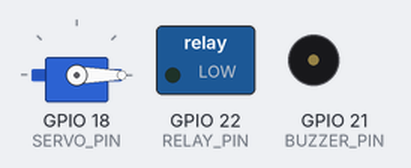
A sketch run on a simulated ESP32. Shown: servo, switched loads named in the sketch (green lamp = pin HIGH), buzzer (waves = sounding, pin HIGH). What the sketch prints to the serial monitor is not drawn.

Above: at 0.05 s.
Timing chart, 0 to 5.2 s (numbered marks = the images above):
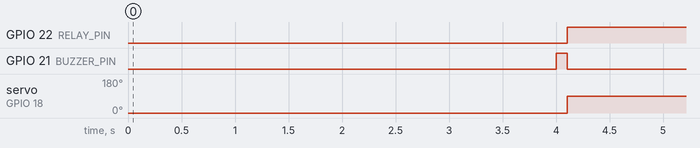

The sketch:

Smart_Door_System.ino
```cpp
/*
  Smart Door System - Technosankalp Solutions
  Uses RFID scanner and Servo Motor to authenticate and unlock a door lock.
*/

#include <ESP32Servo.h>

const int SERVO_PIN = 18;
const int RFID_SS_PIN = 5;
const int BUZZER_PIN = 21;
const int RELAY_PIN = 22;

Servo doorServo;

void setup() {
  Serial.begin(115200);
  pinMode(BUZZER_PIN, OUTPUT);
  pinMode(RELAY_PIN, OUTPUT);
  doorServo.attach(SERVO_PIN);
  doorServo.write(0); // Locked position

  Serial.println("=========================================");
  Serial.println("  TECHNOSANKALP SMART DOOR SYSTEM V1.0  ");
  Serial.println("=========================================");
  Serial.println("[SYSTEM] Initializing RC522 RFID reader...");
  Serial.println("[SYSTEM] System Armed. Present RFID card.");
}

void loop() {
  // Simulated main loop for demonstration
  static unsigned long lastCheck = 0;
  if (millis() - lastCheck > 4000) {
    lastCheck = millis();
    Serial.println("[EVENT] RFID Card Detected: Tag ID 84:A2:39:FF");
    Serial.println("[SECURITY] Access Granted! Unlocking Servo...");

    digitalWrite(BUZZER_PIN, HIGH);
    delay(100);
    digitalWrite(BUZZER_PIN, LOW);

    doorServo.write(90); // Unlock
    digitalWrite(RELAY_PIN, HIGH);
    delay(3000);

    Serial.println("[SECURITY] Relocking door...");
    doorServo.write(0); // Lock
    digitalWrite(RELAY_PIN, LOW);
  }
}
```

Measured:
- by itself, GPIO 22 (RELAY_PIN): alternates HIGH for 3.0 s and LOW for 1.0 s
- by itself, GPIO 21 (BUZZER_PIN): alternates HIGH for 0.10 s and LOW for 3.9 s
- by itself, servo on GPIO 18 (SERVO_PIN): alternates 90° for 3.0 s and 0° for 1.0 s
